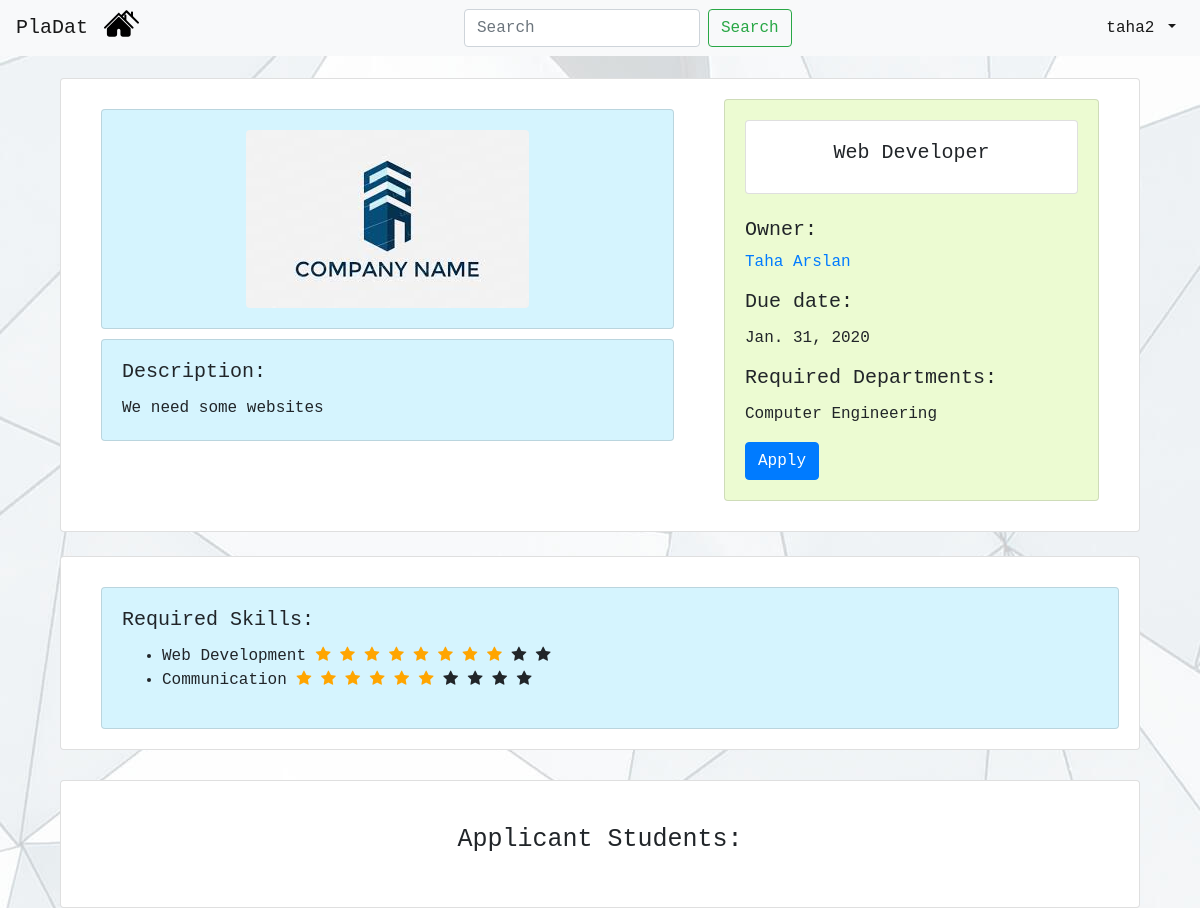
The page /see-details/36/ (signed in) on the database its author committed.
### mainapp/models.py (models this page shows, shortened)
class Employer(models.Model):
    user_id = models.IntegerField(default=None)
    e_mail = models.EmailField(default=None, unique=True)
    name = models.CharField(max_length=100,default=None)
    surname = models.CharField(max_length=100,default=None)
    company_name = models.CharField(max_length=100,default=None,null=True)
    sector = models.CharField(max_length=100,default="",null=True)
    phone = models.CharField(max_length=13,default="",null=True)
    website = models.CharField(default="",max_length=100,null=True)
    address = models.CharField(default="",max_length=100,null=True)
    profile_img = models.ImageField(upload_to= user_directory_path, default='comp-logo.jpg' )

class Job(models.Model):
    employer = models.ForeignKey(Employer, on_delete=models.CASCADE,default=None) #employer_id
    job_title = models.CharField(max_length=100,default=None)
    job_description = models.CharField(max_length=600,default=None) #description
    publish_time = models.DateTimeField(auto_now_add=True, blank=True)
    due_date = models.DateField(default=None,null=True)
    req_departments = models.CharField(max_length=100,default=None,null=True)

class Skill(models.Model):
    skill = models.CharField(max_length=100,default=None)

### mainapp/views.py (the view)
# urls.py: path('see-details/<int:jobid>/', views.see_details, name='see_details'),
@login_required
def see_details(request, jobid):
    current_user = request.user
    job = Job.objects.get(id=jobid) # job to display it's details
    jobs_skill_total = get_skill_rate_zipped_job(job) # Zipping skill-rate and sent them to template
    jobs_owner = Employer.objects.get(id = job.employer_id)
    is_jobs_owner =  (current_user.id == jobs_owner.user_id)
    is_student = (Student.objects.filter(user_id=current_user.id).count()==1)
    if is_student:
        student = Student.objects.get(user_id=current_user.id)
        student_applied = Application.objects.filter(student_id=student.id)
        student_applied_job = student_applied.values_list('job_id', flat = True)
    else:
        student_applied_job = [] # handle error
    matched_students = []
    if JobSkill.objects.filter(job_id=job.id).count() > 1:
        for item in match_students(job):
            matched_students.append(Student.objects.get(id=item[0]))
    applications = Application.objects.filter(job_id = jobid)
    who_applied = []
    for item in applications:
        if item.is_accepted==0: # 0 is waiting, 1 is declined, 2 is accepted
            who_applied.append(Student.objects.get(id = item.student_id))
    students_skill_total_all = []
    for item in who_applied:
        students_skill_total = get_skill_rate_zipped_student(item)
        students_skill_total_all.append(students_skill_total)
    students_skill_total_all_zipped = zip(who_applied,students_skill_total_all)
    return render(request, "see-details.html",{"job": job, "jobs_skill_total": jobs_skill_total,
                                                "is_student": is_student, "student_applied_job": student_applied_job,
                                                "jobs_owner": jobs_owner,
                                               "is_jobs_owner": is_jobs_owner,
                                                "students_skill_total_all_zipped": students_skill_total_all_zipped,
                                                "matched_students": matched_students})

### mainapp/context_processors.py (called while the page is built)
def navbar_skill(request):
    all_skills = []
    skills = Skill.objects.values_list()
    print(all_skills)
    for i in range(len(skills)):
        all_skills.append(skills[i][1])
    context = {
        "skills_database": all_skills
    }
    return context

### mainapp/utils.py (called while the page is built)
def get_skill_rate_zipped_job(job):
    jobs_skill = JobSkill.objects.filter(job_id=job.id)
    jobs_skill_list = []
    jobs_rate_list = []
    for item in jobs_skill:
        jobs_skill_list.append(Skill.objects.get(id=item.skill_id).skill)
        jobs_rate_list.append(item.rate)
    jobs_skill_total = zip(jobs_skill_list, jobs_rate_list)
    return jobs_skill_total

### mainapp/templates/see-details.html (shortened to what this page needs)
{% extends 'navbar.html' %}
{% block content %}
<!doctype html>
<html lang="en">
  <head>
    {% load static %}
    <link rel="stylesheet" href="https://maxcdn.bootstrapcdn.com/bootstrap/4.0.0/css/bootstrap.min.css">
      <link rel="stylesheet" href="https://cdnjs.cloudflare.com/ajax/libs/font-awesome/4.7.0/css/font-awesome.min.css">
  </head>
  <body>
    <br><br>
    <div class="container-fluid">
    <div class="card"><div class="card-body">
    <div class="row">
        <div class="col">
            <div class="card" style="background-color:rgba(172, 234, 253, 0.5); margin-left:20px; margin-top:10px; margin-right:20px width:100%;">
            <div class="card-body"><a href="/profile/{{ jobs_owner.user_id }}"><img src="{{ jobs_owner.profile_img.url }}" class="rounded mx-auto d-block" alt="Responsive image"></a></div></div>
        <div class="card" style="background-color:rgba(172, 234, 253, 0.5); margin-left:20px; margin-top:10px; margin-right:20px width:100%;">
        <div class="card-body">
            <h5 class="card-title">Description:</h5>
            <p class="card-text">{{job.job_description}}</p>
            </div></div>
        </div>
            <div class="col-5">
                <div class="card" style="margin-left:20px; margin-right:20px; margin-bottom:10px; background-color:rgba(218, 247, 166, 0.5)">
                <div class="card-body">
                <div class="card"><div class="card-body"><h5 style="text-align: center;">{{job.job_title}}</h5></div></div><br>
                <h5 class="card-text">Owner:</h5>
                <p class="card-text"> <a href="/profile/{{ jobs_owner.user_id }}">{{jobs_owner.name}} {{jobs_owner.surname}}</a></p>
                <h5 class="card-title">Due date:</h5>
                <p class="card-text"> {{job.due_date}}</p>
                <h5 class="card-title">Required Departments:</h5>
                <p class="card-text"> {{job.req_departments}}</p>
                {% if is_student %}
                {% if job.id in student_applied_job %}
                {% else %}
                    <div class="row"><div class="col"><a href="{% url 'apply_job' jobid=job.id %}"class="btn btn-primary">Apply</a></div></div>
                {% endif %}
                {% endif %}
                </div></div>
        </div></div>
        </div></div>
        <br>
        <div class="card"><div class="card-body">
        <div class="card" style="background-color:rgba(172, 234, 253, 0.5); margin-left:20px; margin-top:10px; margin-right:20px width:100%;">   <div class="card-body">
        <h5 class="card-title">Required Skills:</h5>
            <ul >
                {% for skill,rate in jobs_skill_total %}
                <li> {{skill}}
                  {% for i in '0123456789'|make_list %}
                  {% if forloop.counter <= rate %}
                  <span class="fa fa-star checked" style="color: orange"></span>
                  {% else %}
                  <span class="fa fa-star"></span>
                  {% endif %}
                  {% endfor %}
                </li>
              {% endfor %}
        </ul></div></div>
    </div></div>
    </div>
    <div class="container-fluid">
    <div class="card"><div class="card-body">
    <br><h6 style="text-align: center; font-size: 25px;">Applicant Students:</h6><br>
    </div></div>
    </div>
  </body>
</html>
{% endblock %}

### mainapp/templates/navbar.html (shortened to what this page needs)
<!doctype html>
<html lang="en">
  <head>
    {% load static %}
    <link rel="stylesheet" href="https://maxcdn.bootstrapcdn.com/bootstrap/4.0.0/css/bootstrap.min.css">
  </head>
  <body>
    <nav class="navbar navbar-expand-sm navbar-light bg-light fixed-top ">
        <a href="#" class="navbar-brand">PlaDat</a>
        <div class="navbar-collapse collapse w-100 order-1 order-md-0 dual-collapse2">
            <ul class="navbar-nav mr-auto">
                <li class="nav-item">
                    <a href="{% url 'index' %}"> <img style="width:35px; margin-top: -10px; margin-left: -1%;" src="{% static "two-houses.svg" %}"> </a>
                </li>
            </ul>
        </div>
        <div class="navbar-collapse collapse w-100 order-1 order-md-0 dual-collapse2">
          <form class="form-inline my-2 my-lg-0" autocomplete="off" action="." method="POST">
            <input class="form-control mr-sm-2 autocomplete" name="searched_skill" id="search" type="text" placeholder="Search" aria-label="Search">
            <button class="btn btn-outline-success my-2 my-sm-0 " href="#" type="submit">Search</button>
          </form>
        </div>
        <div class="navbar-collapse collapse w-100 order-3 dual-collapse2">
            <ul class="navbar-nav ml-auto">
                <li class="nav-item dropdown">
                    <a class="nav-link dropdown-toggle active" href="#" id="navbarDropdown" role="button" data-toggle="dropdown" aria-haspopup="true" aria-expanded="false">
                      {{ user.username }}
                      </a>
                </li>
            </ul>
          </div>
    </nav>
    <div class="container">
      {% block content %}
      {% endblock %}
    </div>
    </body>
</html>

### mainapp/templates/navbar.html (style rules this page uses)
* { font-family: "Lucida Console", "Courier New", monospace; }
.navbar { max-height: 65px; }

### rows shown on the page
Employer: profile_img (picture), name "Taha", surname "Arslan"
Job: job_description "We need some websites", job_title "Web Developer", due_date "Jan. 31, 2020", req_departments "Computer Engineering"
Skill: jobs_skill_total "Web Development"
Skill: jobs_skill_total "Communication"

### other values the page prints
{{ user.username }} "taha2"
